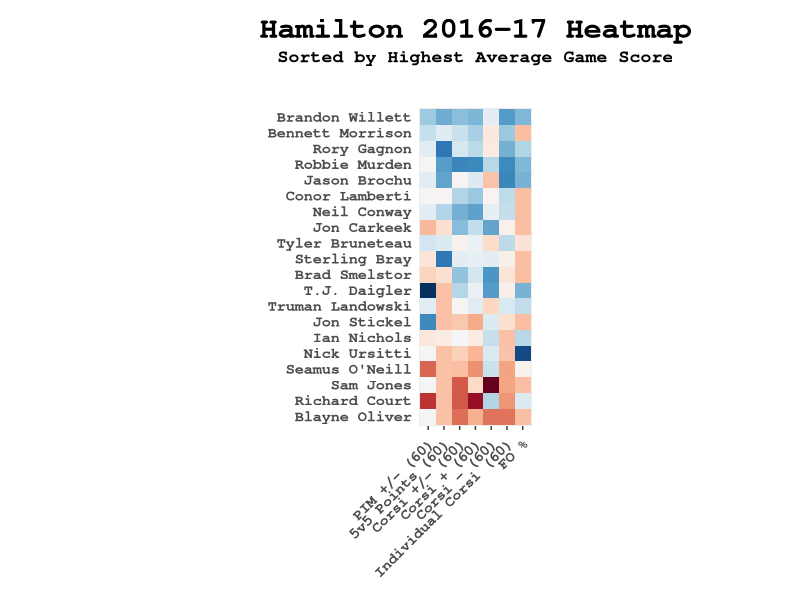

Recreate this plot in R.
# Code for Heatmap for Hamilton Hockey players 16-17

library(ggplot2)
library(RColorBrewer)
library(reshape2)

ham <- read.csv("Hamilton 16-17 Stats.csv", header = TRUE, stringsAsFactors = FALSE)

# Delete players with not enough GP
ham2 <- ham[-c(4:7),]

# Pick columns for use in heatmap
ham3 <- ham2[,c(1, 6, 20, 33:35, 38, 45, 46)]

# Make DIV/0 into 0
ham3[ham3 == "#DIV/0!"] <- 0

# Make all variables numeric
ham3$PIM.........60. <- as.numeric(ham3$PIM.........60.)
ham3$X5v5.POINTS..60. <- as.numeric(ham3$X5v5.POINTS..60.)
ham3$CORSI.......60 <- as.numeric(ham3$CORSI.......60)
ham3$CORSI......60. <- as.numeric(ham3$CORSI......60.)
ham3$CORSI......60..1 <- as.numeric(ham3$CORSI......60..1)
ham3$iCF...60. <- as.numeric(ham3$iCF...60.)
ham3$FO. <- as.numeric(ham3$FO.)
ham3$GAME.SCORE <- as.numeric(ham3$GAME.SCORE)

# Sort players by highest average Game Score
ham3 <- ham3[order(ham3$GAME.SCORE),]

# Give row names
rownames(ham3) <- ham3$Name
ham3$Name <- NULL

# Change Column Names
colnames(ham3) <- c("PIM +/- (60)", 
                    "5v5 Points (60)", 
                    "Corsi +/- (60)", 
                    "Corsi + (60)", 
                    "Corsi - (60)", 
                    "Individual Corsi (60)", 
                    "FO %", 
                    "Game Score")

# Reverse Corsi Against so that best players are blue and worst are red
ham3$`Corsi - (60)` <- -1 * ham3$`Corsi - (60)`

# Standardize values
ham4 <- scale(ham3[,c(1:8)])

hammatrix <- data.matrix(ham4)
meltedmatrix <- melt(hammatrix[,1:7])

# Picks color palette (will be Red to White to Blue)
hm.palette <- colorRampPalette(brewer.pal(11, "RdBu"), space = "Lab")

# Creates the heatmap
heatmap <- ggplot(meltedmatrix, aes(x = Var2, y = Var1, fill = value)) +
  geom_tile() + 
  coord_equal(expand = TRUE) + 
  labs(title = "Hamilton 2016-17 Heatmap", subtitle = "Sorted by Highest Average Game Score") + 
  scale_fill_gradientn(colors = hm.palette(100)) +
  theme(plot.title = element_text(hjust = 0.5, size = 22, face = "bold", family = "mono"), 
        axis.text.x = element_text(size = 11, angle = 45, hjust = 1, face = "bold", family = "mono", margin = margin(6,0,0,0)),
        axis.text.y = element_text(size = 11, face = "bold", family = "mono"), 
        axis.ticks.y = element_blank(),
        axis.title = element_blank(), 
        legend.position = "none", 
        plot.margin = unit(c(5, 0, 5, 0), "mm"), 
        plot.subtitle = element_text(size = 13, face = "bold", family = "mono", hjust = 0.5, margin = margin(0,0,30,0)))

# Plots the heatmap
heatmap

